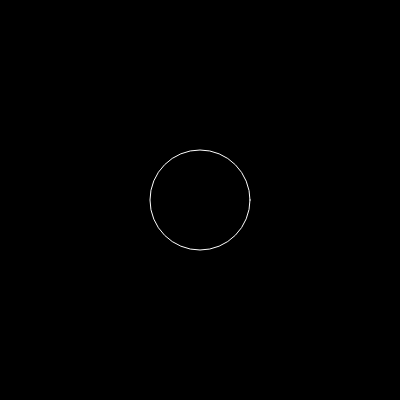
Frame 1 (no input)
Frame 60 (no input): identical to frame 1, image omitted
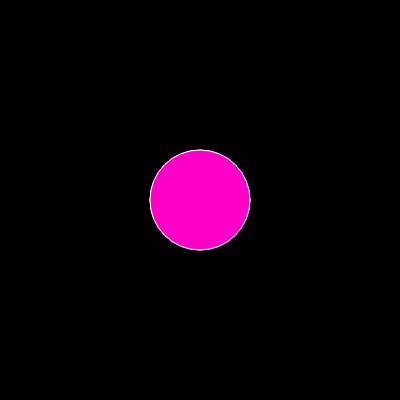
Frame 120 (the mouse pressed at the canvas centre since frame 60)

The p5.js sketch that drew these frames (run headless with seeded random() and noise() and a simulated clock; from frame 60 on, the mouse is pressed at the canvas centre):

// p5.js sketch
// ── sketch.js
function setup() {
  createCanvas(400, 400);
}

function draw() {
  background(0);
  stroke(255);
  noFill();
  circle(width/2, height/2, 100);
  if(width/2 - 50 <= mouseX && mouseX <= width/2 + 50){
    if(height/2 - 50 <= mouseY && mouseY <= height/2 + 50){
      fill(255,0,200);
      circle(width/2, height/2, 100);
    }
  }
}
